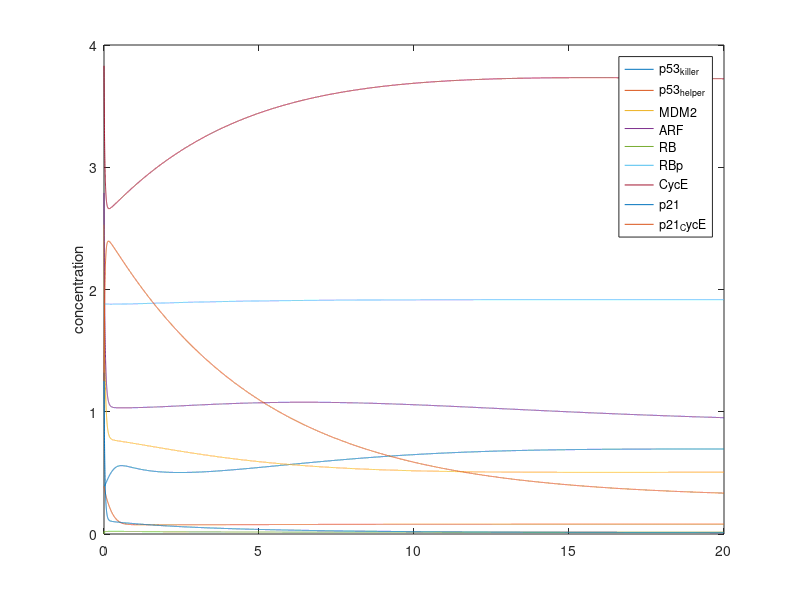

The MATLAB source for this figure:
clc
clear all;
close all;

T_end = 20;
delta_t = 0.001;
N = T_end/delta_t;
timeline = 0:delta_t:(T_end - delta_t);

MDM2_initial = 2.53;
ARF_initial = 2.79;
ARF_MDM2_initial = 1.99;
E2F1_initial = 0.9;
RBp_initial = 1.88;
RB_E2F1_initial = 0;
RB_initial = 0;
p53helper_initial = 0.39;
p53killer_initial = 0.39;
DYRK2_initial = 2;

CycE_initial = 3.83;
p21_initial = 1.32;
p21_CycE_initial = 1.25;

DYRK2 = zeros(1, N);
p53helper = zeros(1, N);
p53killer = zeros(1, N);
MDM2 = zeros(1, N);
ARF = zeros(1, N);
ARF_MDM2 = zeros(1, N);
E2F1 = zeros(1, N);
RBp = zeros(1, N);
RB_E2F1 = zeros(1, N);
RB = zeros(1, N);
CycE = zeros(1, N);
p21_CycE = zeros(1, N);
p21 = zeros(1, N);

p53killer(1) = p53killer_initial;
p53helper(1) = p53helper_initial;
MDM2(1) = MDM2_initial;
ARF(1) = ARF_initial;
ARF_MDM2(1) = ARF_MDM2_initial;
E2F1(1) = E2F1_initial;
RBp(1) = RBp_initial;
RB_E2F1(1) = RB_E2F1_initial;
RB(1) = RB_initial;
DYRK2(1) = DYRK2_initial;

CycE(1) = CycE_initial;
p21_CycE(1) = p21_CycE_initial;
p21(1) = p21_initial;

kdpp53_initial = 0.5;
kdsRE_initial = 1;

kdpp53 = kdpp53_initial;
kdsRE = kdsRE_initial;

for i = 2 : N        
    DYRK2(i) = DYRK2(i - 1) + delta_t * (-0.0003 * DYRK2(i - 1));
    if DYRK2(i) < 0
        DYRK2(i) = 0;
    end
    p53helper(i) = p53helper(i - 1) + delta_t * (-DYRK2(i - 1) * ...
        p53helper(i - 1) / (0.1 + p53helper(i - 1)) + 0.5 - ...
        (0.1 + MDM2(i - 1)) * p53helper(i - 1) + 0.5 * p53killer(i - 1) ...
        /(0.1 + p53killer(i - 1)));
    if p53helper(i) < 0
       p53helper(i) = 0;
    end
    p53killer(i) = p53killer(i - 1) + delta_t * (DYRK2(i - 1) * ...
        p53helper(i - 1) / (0.1 + p53helper(i - 1)) - 0.5 * ...
        p53killer(i - 1) / (0.1 + p53killer(i - 1)) - (0.1 + MDM2(i - 1) * ...
        p53killer(i - 1)));
    if p53killer(i) < 0
        p53killer(i) = 0;
    end
    MDM2(i) = MDM2(i - 1) + delta_t * (0.02 + 0.3 * (p53killer(i - 1) ...
        + p53helper(i - 1)) - 0.1 * MDM2(i - 1) - 10 * ARF(i - 1) * ...
        MDM2(i - 1) + 2.1 * ARF_MDM2(i - 1));
    if MDM2(i) < 0
        MDM2(i) = 0;
    end
    ARF(i) = ARF(i - 1) + delta_t * (0.01 + 0.3 * E2F1(i - 1) - 0.1 ...
        * ARF(i - 1) - 10 * ARF(i - 1) * MDM2(i - 1) + 2.1 ...
        * ARF_MDM2(i - 1));
    if ARF(i) < 0
        ARF(i) = 0;
    end
    ARF_MDM2(i) = ARF_MDM2(i - 1) + delta_t * (10 * ARF(i - 1) * ...
        MDM2(i - 1) - 2 * ARF_MDM2(i - 1) - 0.1 * ARF_MDM2(i - 1) - ...
        0.1 * ARF_MDM2(i - 1));
    if ARF_MDM2(i) < 0
        ARF_MDM2(i) = 0;
    end
    E2F1(i) = E2F1(i - 1) + delta_t * (-5 * RB(i - 1) * E2F1(i - 1) + ...
        RB_E2F1(i - 1));
    if E2F1(i) < 0
        E2F1(i) = 0;
    end
    RBp(i) = RBp(i - 1) + delta_t * (CycE(i - 1) * RB(i - 1) /(0.1 + RB(i - 1)) -0.5 * RBp(i - 1) / ...
        (0.1 + RBp(i - 1)));
    if RBp(i) < 0
        RBp(i) = 0;
    end
    CycE(i) = CycE(i - 1) + delta_t * (0.01 + 0.5 * E2F1(i - 1) - 0.12 * CycE(i - 1) - 10 * p21(i - 1) * CycE(i - 1) + 1.2 * p21_CycE(i - 1));
    if CycE(i) < 0
        CycE(i) = 0;
    end
    p21(i) = p21(i - 1) + delta_t * (0.03 + 0.3 * p53helper(i - 1) + 0.01 * p53killer(i - 1) - 0.2 * p21(i - 1) - 10 * p21(i - 1) * CycE(i - 1) + 1.12 * p21_CycE(i - 1));
    if p21(i) < 0
        p21(i) = 0;
    end
    p21_CycE(i) = p21_CycE(i - 1) + delta_t * (10 * p21(i - 1) * CycE(i - 1) - p21_CycE(i - 1) - 0.32 * p21_CycE(i - 1));
    if p21_CycE(i) < 0
        p21_CycE(i) = 0;
    end
    RB_E2F1(i) = 1 - E2F1(i);
    RB(i) = 2 - RBp(i) - RB_E2F1(i);
end

%% Plot
plot(timeline, p53killer, timeline, p53helper, timeline, MDM2, timeline, ARF, timeline, RB, timeline, RBp, timeline, CycE, timeline, p21, timeline, p21_CycE);
legend('p53_k_i_l_l_e_r','p53_h_e_l_p_e_r','MDM2','ARF', 'RB', 'RBp', 'CycE', 'p21', 'p21_CycE');
ylabel('concentration');